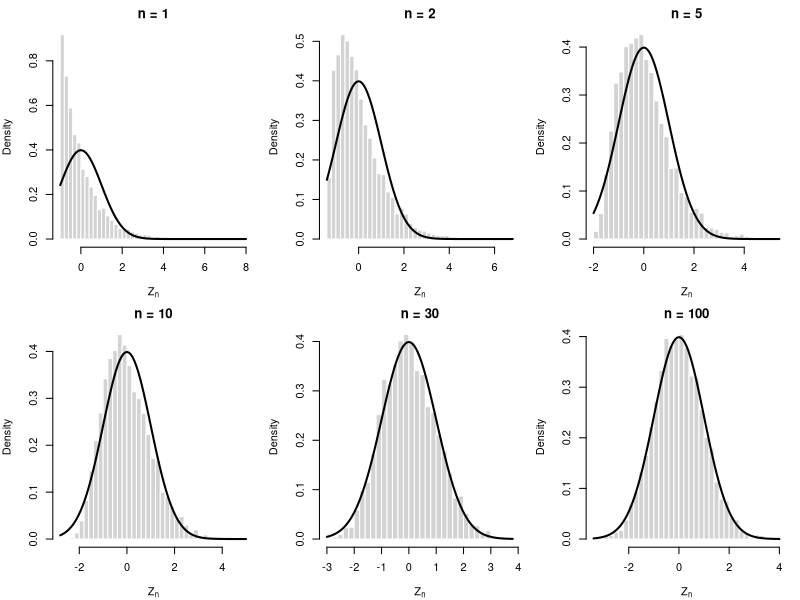
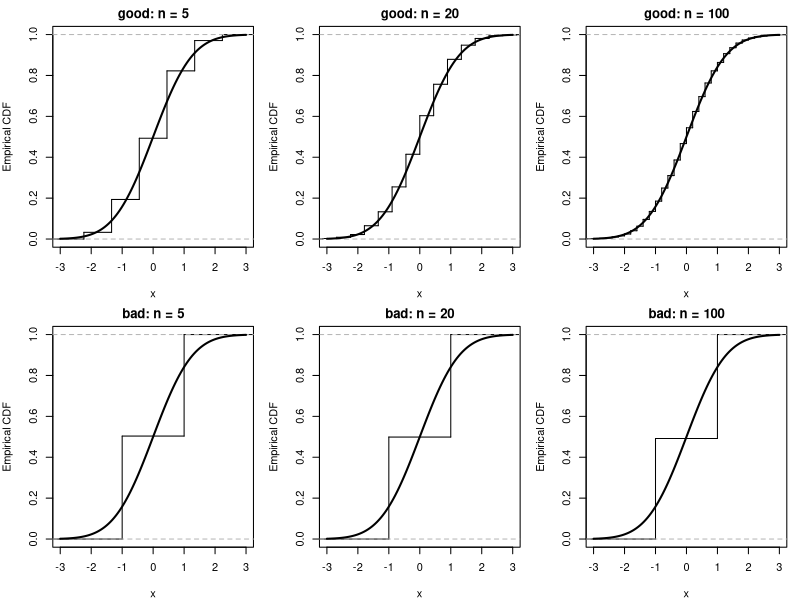
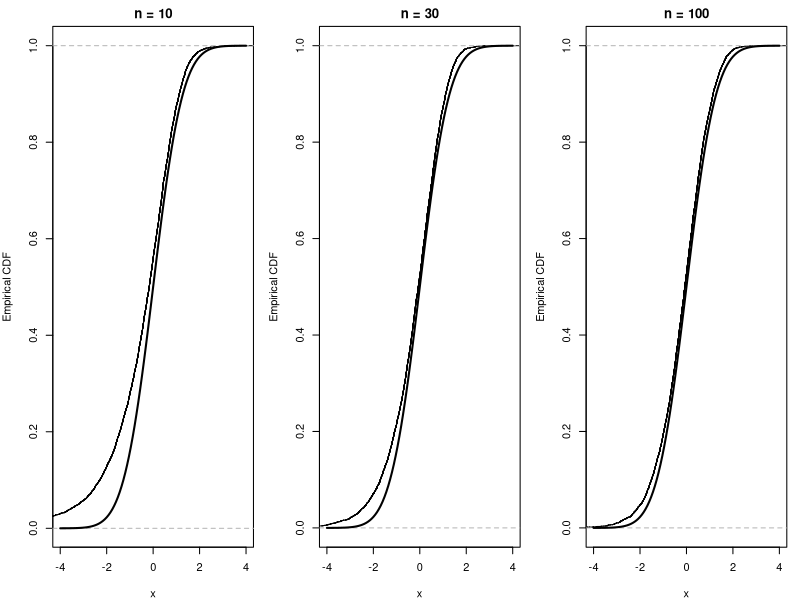
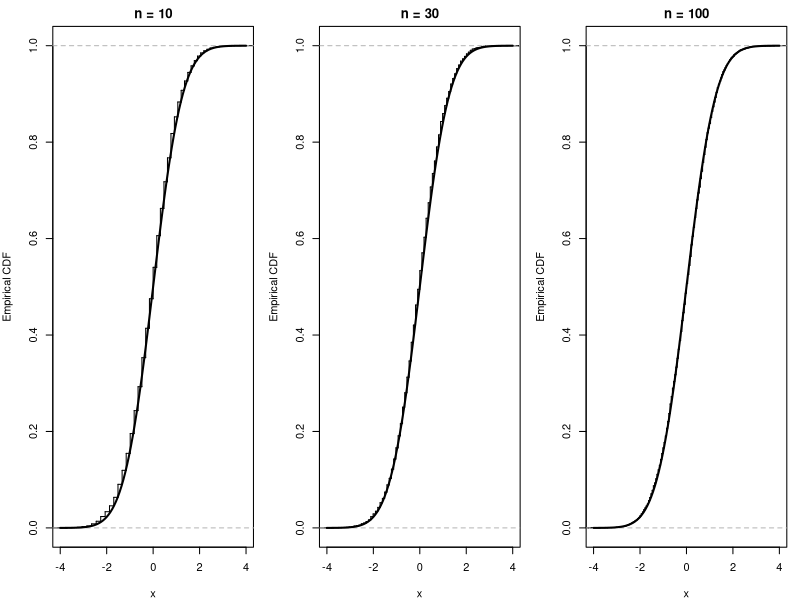

Reproduce these figures in R, in order.
## ---- chunk 1
#| fig-cap: "a"
#| fig-width: 10
#| fig-height: 6
set.seed(202506)

R <- 5000
n_grid <- c(1, 2, 5, 10, 30, 100)

sim_Z <- function(n, R) {
  x <- matrix(rexp(n * R, rate = 1), nrow = n, ncol = R)
  sqrt(n) * (colMeans(x) - 1)
}

z_list <- lapply(n_grid, sim_Z, R = R)

op <- par(mfrow = c(2, 3), mar = c(4, 4, 2, 1))
for (k in seq_along(n_grid)) {
  z <- z_list[[k]]
  hist(z,
       probability = TRUE,
       breaks = 40,
       main = paste0("n = ", n_grid[k]),
       xlab = expression(Z[n]),
       border = "white")
  curve(dnorm(x), add = TRUE, lwd = 2)
}
par(op)
## ---- chunk 2
#| fig-cap: "上段は Lindeberg 条件が成り立つ Rademacher 配列の行和であり，n が大きくなるにつれて標準正規の分布関数に近づく。下段は 1 個の観測が全部を支配する配列であり，n を大きくしても二点分布のままである。"
#| fig-width: 10
#| fig-height: 6.5
set.seed(202507)

R <- 4000
n_grid <- c(5, 20, 100)

sim_good <- function(n, R) {
  xi <- matrix(sample(c(-1, 1), n * R, replace = TRUE), nrow = n, ncol = R)
  colSums(xi) / sqrt(n)
}

sim_bad <- function(n, R) {
  sample(c(-1, 1), R, replace = TRUE)
}

op <- par(mfrow = c(2, 3), mar = c(4, 4, 2, 1))

for (n in n_grid) {
  S_good <- sim_good(n, R)
  plot(ecdf(S_good),
       main = paste0("good: n = ", n),
       xlab = "x",
       ylab = "Empirical CDF",
       verticals = TRUE,
       do.points = FALSE,
       xlim = c(-3, 3))
  curve(pnorm(x), add = TRUE, lwd = 2)
}

for (n in n_grid) {
  S_bad <- sim_bad(n, R)
  plot(ecdf(S_bad),
       main = paste0("bad: n = ", n),
       xlab = "x",
       ylab = "Empirical CDF",
       verticals = TRUE,
       do.points = FALSE,
       xlim = c(-3, 3))
  curve(pnorm(x), add = TRUE, lwd = 2)
}

par(op)
## ---- chunk 3
#| fig-cap: "Slutsky の定理のシミュレーション。Exponential(1) からの標本について，未知の標準偏差を標本標準偏差で置き換えた統計量の経験分布関数を標準正規分布と比較している。"
#| fig-width: 10
#| fig-height: 4
set.seed(202508)

R <- 5000
n_grid <- c(10, 30, 100)

op <- par(mfrow = c(1, 3), mar = c(4, 4, 2, 1))

for (n in n_grid) {
  x <- matrix(rexp(n * R, rate = 1), nrow = n, ncol = R)
  xbar <- colMeans(x)
  sigma_hat <- sqrt(colMeans(sweep(x, 2, xbar, "-")^2))
  Tn <- sqrt(n) * (xbar - 1) / sigma_hat

  plot(ecdf(Tn),
       main = paste0("n = ", n),
       xlab = "x",
       ylab = "Empirical CDF",
       verticals = TRUE,
       do.points = FALSE,
       xlim = c(-4, 4))
  curve(pnorm(x), add = TRUE, lwd = 2)
}

par(op)
## ---- chunk 4
#| fig-cap: "Delta method のシミュレーション。Poisson(4) の標本平均に平方根変換をかけ，Delta method による標準化を行った統計量の経験分布関数を標準正規分布と比較している。"
#| fig-width: 10
#| fig-height: 4
set.seed(202509)

R <- 5000
lambda <- 4
n_grid <- c(10, 30, 100)

op <- par(mfrow = c(1, 3), mar = c(4, 4, 2, 1))

for (n in n_grid) {
  x <- matrix(rpois(n * R, lambda = lambda), nrow = n, ncol = R)
  xbar <- colMeans(x)
  Dn <- 2 * sqrt(n) * (sqrt(xbar) - 2)

  plot(ecdf(Dn),
       main = paste0("n = ", n),
       xlab = "x",
       ylab = "Empirical CDF",
       verticals = TRUE,
       do.points = FALSE,
       xlim = c(-4, 4))
  curve(pnorm(x), add = TRUE, lwd = 2)
}

par(op)
